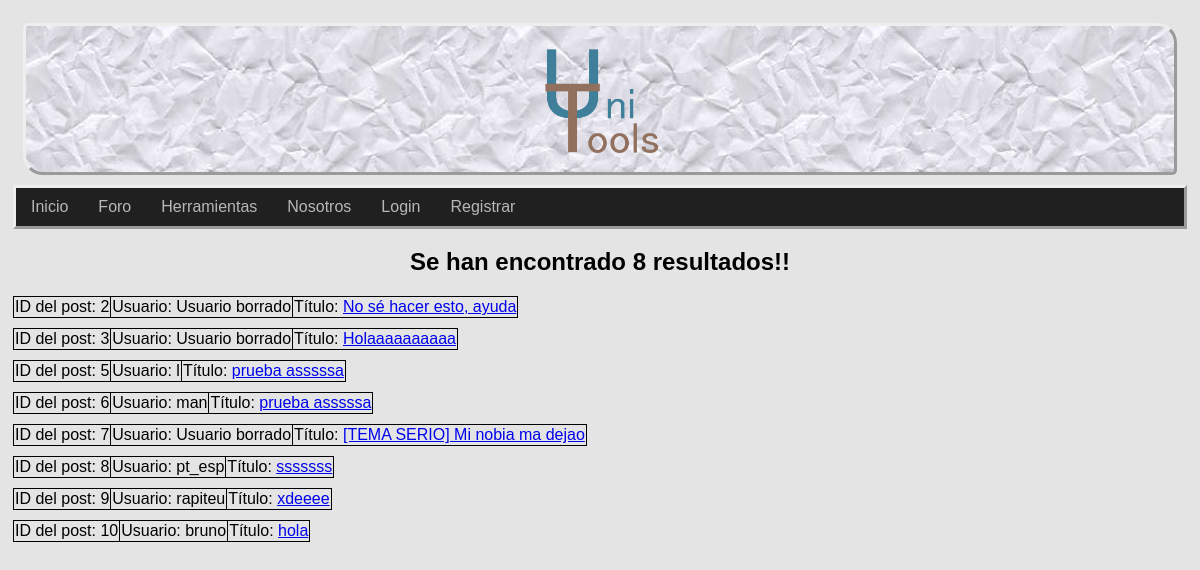
Screenshot of /search.php with the database file from the repository.
### tables this page shows
CREATE TABLE `posts` (
  `id_post` int(11) NOT NULL,
  `user` int(11) NOT NULL,
  `title` text NOT NULL,
  `content` text NOT NULL,
  `id_cat` int(11) NOT NULL
);

CREATE TABLE `user` (
  `id_user` int(11) NOT NULL,
  `email` varchar(50) NOT NULL,
  `password` varchar(255) NOT NULL,
  `username` varchar(30) NOT NULL,
  `premium` tinyint(1) NOT NULL
);

### dao/dao_post.php (called while the page is built, shortened)
<?php
include_once('DAO.php');
include_once('post_class.php');
class DAOpost extends DAO {
	public function search_certain_post($search){
		$sql = "SELECT * FROM posts WHERE id_post LIKE '%%$search%%' OR user LIKE '%%$search%%' OR title LIKE '%%$search%%' OR content LIKE '%%$search%%' OR id_cat LIKE '%%$search%%'";
		$query = $this->devolverConsulta($sql);
		$array = [];
		while($result = mysqli_fetch_assoc($query)){
            $post = new TOUpost( $result['id_post'],$result['user'],$result['title'],$result['content'],$result['id_cat']);
            array_push($array, $post);
		}
		return $array;
	}
}
?>

### dao/DAO.php (called while the page is built, shortened)
<?php
class DAO {
	public $conn;
	public function __construct() {
		if (!$this->conn){
			$this->conn = mysqli_connect("localhost", "root", "", "unitoolsdb");
		}
	}
	public function ejecutarConsulta($query){
		$result = mysqli_query($this->conn, $query) or die($this->conn->error);
        $array = mysqli_fetch_assoc($result);
		return $array;
	}
	public function devolverConsulta($query){
		$result = mysqli_query($this->conn, $query) or die($this->conn->error);
		return $result;
	}
}
?>

### dao/post_class.php (called while the page is built, shortened)
<?php
class TOUPost {
	private $id_Post;
	private $title;
	function __construct($id_post ='',$user='',$title='',$content='',$category=''){
        $this->id_Post = $id_post;
		$this->title = $title;
	}
	public function get_id(){
		return $this->id_Post;
	}
	public function get_title(){
		return $this->title;
	}
}
?>

### dao/dao_user.php (called while the page is built, shortened)
<?php
include_once('DAO.php');
include_once('user_class.php');
class DAOUsuario extends DAO {
	public function search_userId($userId){
		$sql = sprintf("SELECT * FROM user WHERE id_User = $userId");
		if (!$this->ejecutarConsulta($sql))
			return null;
		else
		{
			$result = $this->ejecutarConsulta($sql);
			$user = new TOUser($result['id_user'],$result['email'],$result['password'],$result['username'],$result['premium']);
			return $user;
		}
	}
}
?>

### dao/user_class.php (called while the page is built, shortened)
<?php
class TOUser {
	private $user_name;
	function __construct($userId='',$email='',$password='',$user_name='',$premium=''){
		$this->user_name = $user_name;
	}
	public function get_username(){
		return $this->user_name;
	}
}
?>

### search.php (the view, shortened to what this page needs)
<?php
if (!isset($_SESSION)) {
    include_once("dao/dao_post.php");
    include_once("dao/dao_user.php");
}
require("includes/common/cabecera.php");
require("includes/common/navegacion.php");
?>
<!DOCTYPE html>
<html>
<head>
    <link rel="stylesheet" type="text/css" href="css/hoja.css">
</head>
<body>
    <div id="contenedor">
        <div id="contenido">
            <?php
            $dao_post = new DAOpost();
            $dao_user = new DAOUsuario();
            $search = $_POST['buscar'];
            $res = $dao_post->search_certain_post($search);
            if (count($res) == '1') {
                echo "<h2>Se han encontrado " . count($res) . " resultado!!</h2>";
            } else {
                echo "<h2>Se han encontrado " . count($res) . " resultados!!</h2>";
            }
            while (!empty($res)) {
                $curr_post = array_shift($res);
                $post_id = $curr_post->get_id();
                $usuario = $dao_user->search_userId($post_id);
                $title = $curr_post->get_title();
                if ($usuario == null) {
                    $username = "Usuario borrado";
                } else {
                    $username = $usuario->get_username();
                }
                echo "<table class=\"posts\">";
                echo "<tbody>";
                echo "<tr>";
                echo "<td>ID del post: " . $post_id . "</td>";
                echo "<td>Usuario: " . $username . "</td>";
                echo "<td>Título: " . "<a href=\"post.php?id=" . $post_id . "\">" . $title . "</a></td>";
                echo "</tr>";
                echo "</tbody>";
                echo "</table>";
            }
            ?>
        </div>
    </div>
</body>

### css/hoja.css (style rules this page uses)
table { margin-top: 10px; border-collapse: collapse; }
table, th, td { border: 1px solid black; }
body { font-family: Arial; padding:5px; background: #e4e4e4 }
h2, h3, h4 { text-align: center; }

### rows the page displays
posts: id_post "2", username "Usuario borrado", title "No sé hacer esto, ayuda"
posts: id_post "3", username "Usuario borrado", title "Holaaaaaaaaaa"
posts: id_post "5", user.username "l", title "prueba asssssa"
posts: id_post "6", user.username "man", title "prueba asssssa"
posts: id_post "7", username "Usuario borrado", title "[TEMA SERIO] Mi nobia ma dejao"
posts: id_post "8", user.username "pt_esp", title "sssssss"
posts: id_post "9", user.username "rapiteu", title "xdeeee"
posts: id_post "10", user.username "bruno", title "hola"

### other values shown
count($res) "8"
